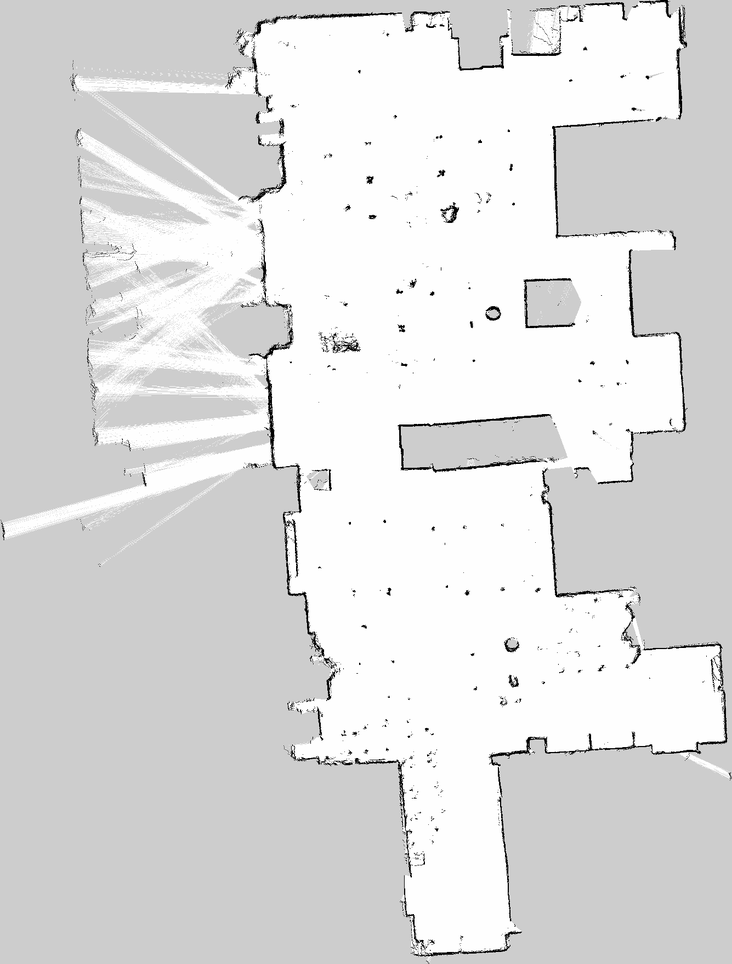
#> input picture room1.pgm, 732 x 964 px, shrunk from 1335 x 1760 before the run
$ python main.py
#> lines starting #> are read from the running program, lines starting #| are printed output that depends on the picture; after the words box and inside, x2 and y2 are one past the last pixel; in counts of white or black regions, pixels touching at a corner belong together
#> in boundary, room_img is the input picture: shape (964, 732, 3); min 0, max 255, mean 222.2
### utils.py
#### Importing Libraries ###
import cv2
import numpy as np
import matplotlib.pyplot as plt
import math


def noise_reduction(img):
    blurred = cv2.medianBlur(img, 3)  ## Removal of Salt and pepper noise
    # _, binary = cv2.threshold(blurred, 127, 255, cv2.THRESH_BINARY)  # Create binary image.
    # kernel = np.ones((2, 2), np.uint8)  # Define the structuring element
    # closed = cv2.morphologyEx(binary, cv2.MORPH_CLOSE, kernel, iterations=2) # Apply Closing
    kernel = np.ones((2, 2), np.uint8)
    eroded = cv2.morphologyEx(blurred, cv2.MORPH_ERODE, kernel, iterations=2)  # Apply erosion
    return eroded


def line_detection(img):
    high_thresh, thresh_im = cv2.threshold(cv2.cvtColor(img, cv2.COLOR_BGR2GRAY), 0, 255,
                                           cv2.THRESH_BINARY + cv2.THRESH_OTSU)
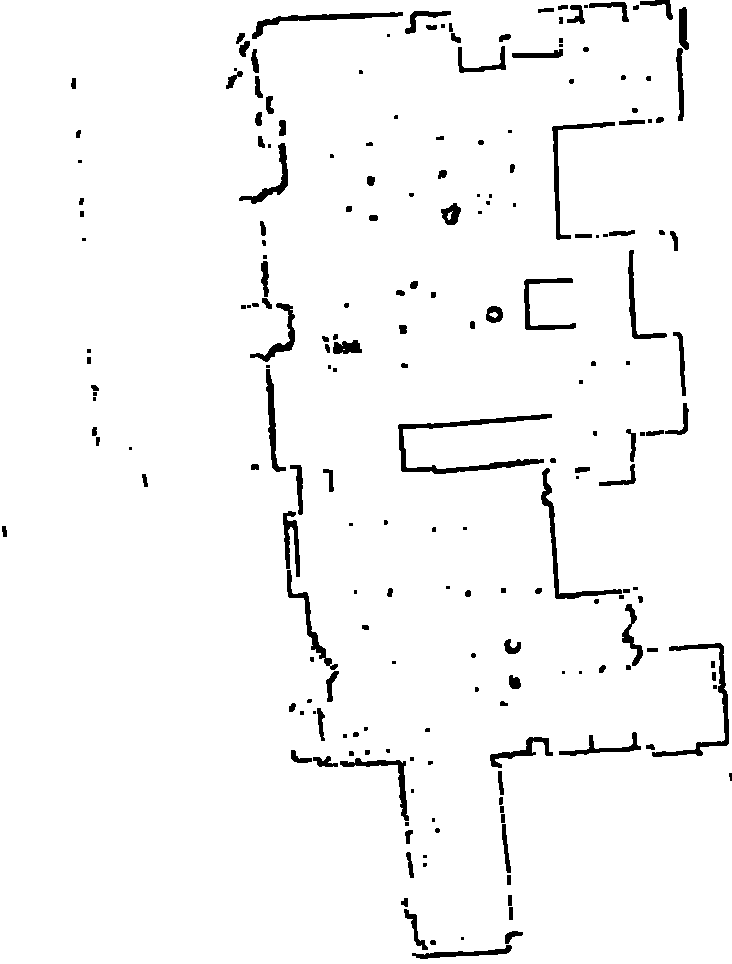
#> thresh_im: shape (964, 732); 96.6% white; 208 black regions (62 under 20 px), largest, box (x1, y1, x2, y2) and area: (398, 414, 552, 474) 1663, (652, 643, 729, 757) 1113, (541, 468, 622, 599) 987
#> high_thresh = 148
    lowThresh = 0.5 * high_thresh
#> lowThresh = 74
    ## 1. Canny Edge Detector
    edges = cv2.Canny(img, lowThresh, high_thresh)
#> edges: shape (964, 732); 2.8% white in thin lines or dots
    kernel = np.ones((2, 2), np.uint8)
    ## 2. Dilating the edges
    morph = cv2.morphologyEx(edges, cv2.MORPH_DILATE, kernel)  ## Dilate the edges
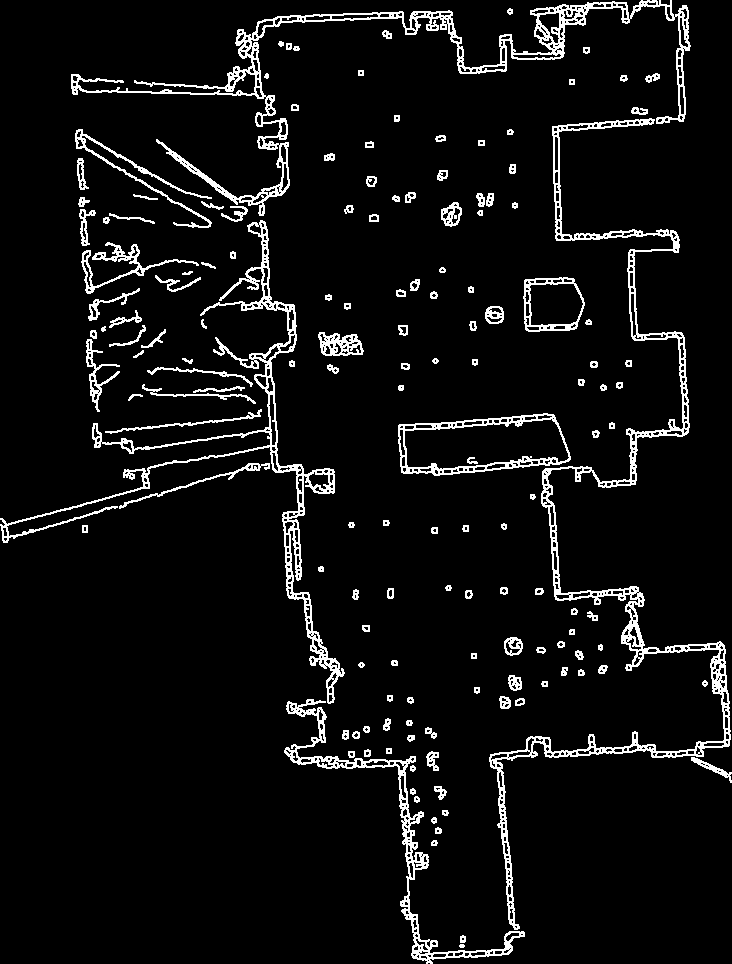
#> morph: shape (964, 732); 6.1% white in thin lines or dots
    # 3. Hough Transform with Adjusted Parameters
    gray = cv2.cvtColor(img, cv2.COLOR_BGR2GRAY)
    lines = cv2.HoughLinesP(morph, 1, np.pi / 180, 30, minLineLength=20, maxLineGap=15)  # Adjusted parameters
#> lines = 931 rows, first 6: [2, 538, 277, 459], [235, 418, 253, 470], [257, 22, 452, 15], [546, 7, 671, 2], [273, 420, 277, 442], [256, 267, 262, 308]
    # 4. Line Filtering (More Reasonable Length)
    filtered_lines = []
    if lines is not None:
        for line in lines:
            x1, y1, x2, y2 = line[0]
            length = np.sqrt((x2 - x1) ** 2 + (y2 - y1) ** 2)
            if length > 10:  # More reasonable length threshold
                filtered_lines.append(line[0])
#> this loop made 931 passes
#> (x1, y1, x2, y2, length) on passes 1 to 3: (2, 538, 277, 459, 286.1), (235, 418, 253, 470, 55.03), (257, 22, 452, 15, 195.1)
#> after the loop, filtered_lines = 931 items, first 6: [2, 538, 277, 459], [235, 418, 253, 470], [257, 22, 452, 15], [546, 7, 671, 2], [273, 420, 277, 442], [256, 267, 262, 308]

    # 5 Create Floor Plan Image
    floor_plan = np.zeros_like(gray)
    if filtered_lines:
        for line in filtered_lines:
            x1, y1, x2, y2 = line
            cv2.line(floor_plan, (x1, y1), (x2, y2), 255, 2)
#> this loop made 931 passes
#> floor_plan: shape (964, 732); 10.6% white; 12 white regions, largest, box (x1, y1, x2, y2) and area: (0, 0, 732, 964) 70647, (522, 276, 593, 333) 1508, (317, 331, 364, 375) 1165
    return floor_plan


def morph_operation_to_get_line(img):
    # Morphological Operations
    kernel = np.ones((3, 3), np.uint8)
    morph = cv2.morphologyEx(img, cv2.MORPH_DILATE, kernel)
#> morph: shape (964, 732); 13.8% white; 12 white regions, largest, box (x1, y1, x2, y2) and area: (0, 0, 732, 964) 91640, (521, 275, 594, 334) 1993, (316, 330, 365, 376) 1395
    # morph2 = cv2.morphologyEx(morph, cv2.MORPH_OPEN, kernel,iterations=2)

    return morph


# [46 lines of commented-out code are left out]

def refine_boundary(img, area_min):
    ###area_min: Minimum area for contour detection##
#> called with area_min = 10000
    contours, hierarchy = cv2.findContours(img, cv2.RETR_EXTERNAL, cv2.CHAIN_APPROX_NONE)
    refined_img = np.zeros_like(img)
    for contour in contours:
        # Check if the contour is closed (area > 0)
        if cv2.contourArea(contour) > area_min:
            # Approximate the contour with a polygon
            epsilon = 0.0005 * cv2.arcLength(contour, True)  # Adjust epsilon for accuracy
            approx = cv2.approxPolyDP(contour, epsilon, True)
            cv2.drawContours(refined_img, [approx], 0, 255, thickness=2)
#> this loop made 1 pass
#> refined_img: shape (964, 732); 2.3% white; 1 white region, box (x1, y1, x2, y2) and area: (0, 0, 732, 964) 16076

    return refined_img
    # Create a blank image to draw the refined boundaries

### main.py
import cv2
import numpy as np
from utils import noise_reduction,line_detection,morph_operation_to_get_line,refine_boundary
### Getting Boundary ##
def boundary(room_img,area_min,saved_file):
    room_img = cv2.imread(room_img)
    noise_reduced_img = noise_reduction(room_img)
    line_Detection = line_detection(noise_reduced_img)
    morphed_img = morph_operation_to_get_line(line_Detection)
    refined_boundary = refine_boundary(morphed_img,area_min)### area_min: adjuested according to different area of contour you want to include
    cv2.imwrite(saved_file,refined_boundary)
    print("Saved file")
    return refined_boundary
if __name__ == "__main__":
    room1_path = 'room1.pgm'  # Replace with your image path
    boundary(room1_path,10000,"Room1_wall.png")### area_min: adjuested according to different area of contour you want to include
    room2_path = 'room2.pgm'  # Replace with your image path
    boundary(room2_path,10000,"Room2_wall.png")
#> call 2 of boundary, with room_img = 'room2.pgm', area_min = 10000, saved_file = 'Room2_wall.png'
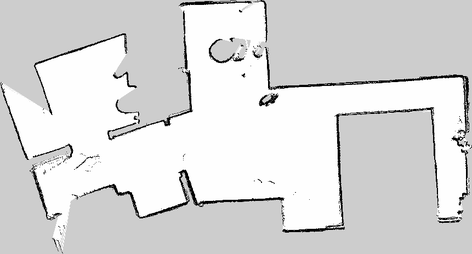
#> input picture room2.pgm, 472 x 254 px, shrunk from 861 x 464 before the run
#> in boundary, room_img is the input picture: shape (254, 472, 3); min 0, max 255, mean 218
#> in line_detection (call 2), `high_thresh, thresh_im = cv2.threshold(cv2.cvtColor(img, cv2.COLOR_BGR..`: thresh_im: shape (254, 472); 92.1% white; 49 black regions (14 under 20 px), largest, box (x1, y1, x2, y2) and area: (266, 50, 472, 149) 1680, (89, 170, 285, 221) 1465, (282, 107, 436, 235) 1404
#> in line_detection (call 2), `edges = cv2.Canny(img, lowThresh, high_thresh)`: edges: shape (254, 472); 4.6% white in thin lines or dots
#> in line_detection (call 2), `morph = cv2.morphologyEx(edges, cv2.MORPH_DILATE, kernel)`: morph: shape (254, 472); 10% white in thin lines or dots
#> the loop in line_detection (call 2), `for line in lines:` made 209 passes
#> line on passes 1 to 3: [[268, 91, 451, 81]], [[336, 115, 436, 108]], [[267, 86, 436, 77]]
#> the loop in line_detection (call 2), `for line in filtered_lines:` made 209 passes
#> after the loop in line_detection (call 2), `for line in filtered_lines:`: floor_plan: shape (254, 472); 16.7% white; 2 white regions, box (x1, y1, x2, y2) and area: (0, 0, 472, 254) 19749, (207, 36, 246, 57) 224
#> in morph_operation_to_get_line (call 2), `morph = cv2.morphologyEx(img, cv2.MORPH_DILATE, kernel)`: morph: shape (254, 472); 21.2% white; 1 white region, box (x1, y1, x2, y2) and area: (0, 0, 472, 254) 25410
#> the loop in refine_boundary (call 2), `for contour in contours:` made 1 pass
#> after the loop in refine_boundary (call 2), `for contour in contours:`: refined_img: shape (254, 472); 4.4% white; 1 white region, box (x1, y1, x2, y2) and area: (0, 0, 472, 254) 5331
    room3_path = 'room3.pgm'  # Replace with your image path
    boundary(room3_path,10000,"Room3_wall.png")
#> call 3 of boundary, with room_img = 'room3.pgm', area_min = 10000, saved_file = 'Room3_wall.png'
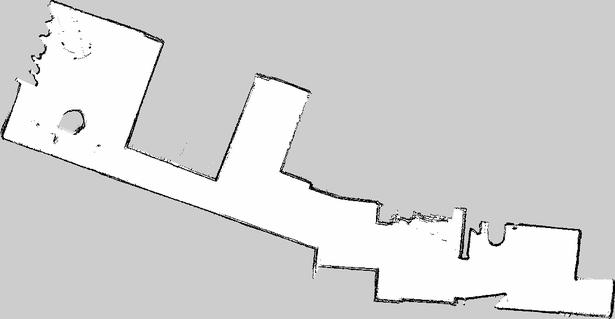
#> input picture room3.pgm, 615 x 319 px, shrunk from 1122 x 582 before the run
#> in boundary, room_img is the input picture: shape (319, 615, 3); min 0, max 255, mean 213.4
#> in line_detection (call 3), `high_thresh, thresh_im = cv2.threshold(cv2.cvtColor(img, cv2.COLOR_BGR..`:
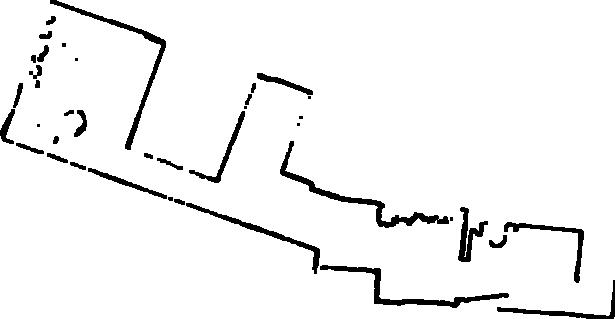
#> thresh_im: shape (319, 615); 95.3% white; 39 black regions (9 under 20 px), largest, box (x1, y1, x2, y2) and area: (280, 141, 449, 228) 1361, (320, 265, 509, 308) 1176, (50, 0, 166, 150) 1156
#> in line_detection (call 3), `edges = cv2.Canny(img, lowThresh, high_thresh)`: edges: shape (319, 615); 2.6% white in thin lines or dots
#> in line_detection (call 3), `morph = cv2.morphologyEx(edges, cv2.MORPH_DILATE, kernel)`:
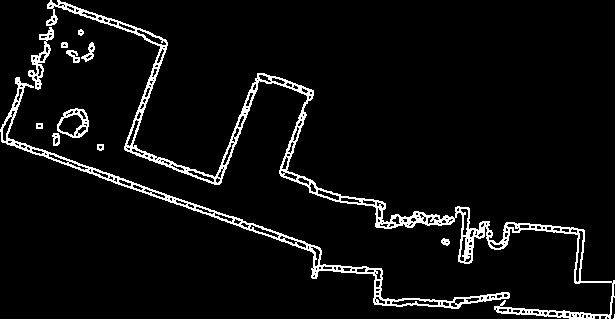
#> morph: shape (319, 615); 5.7% white in thin lines or dots
#> the loop in line_detection (call 3), `for line in lines:` made 162 passes
#> line on passes 1 to 3: [[1, 135, 250, 225]], [[1, 140, 258, 233]], [[461, 230, 508, 240]]
#> the loop in line_detection (call 3), `for line in filtered_lines:` made 162 passes
#> after the loop in line_detection (call 3), `for line in filtered_lines:`: floor_plan: shape (319, 615); 9.3% white; 3 white regions, box (x1, y1, x2, y2) and area: (0, 0, 615, 319) 16270, (372, 292, 511, 310) 1265, (310, 262, 384, 276) 679
#> in morph_operation_to_get_line (call 3), `morph = cv2.morphologyEx(img, cv2.MORPH_DILATE, kernel)`: morph: shape (319, 615); 12.2% white; 3 white regions, box (x1, y1, x2, y2) and area: (0, 0, 615, 319) 21439, (371, 291, 512, 311) 1622, (309, 261, 385, 277) 875
#> call 3 of refine_boundary, with area_min = 10000
#> the loop in refine_boundary (call 3), `for contour in contours:` made 3 passes
#> after the loop in refine_boundary (call 3), `for contour in contours:`:
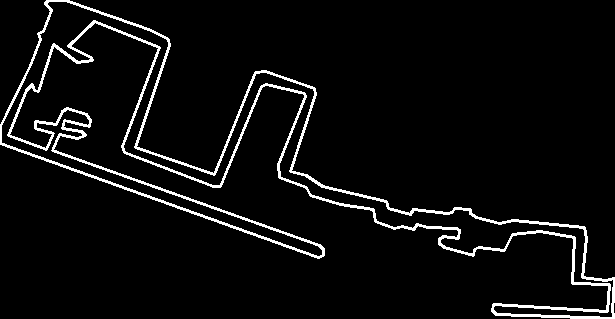
#> refined_img: shape (319, 615); 5.1% white in thin lines or dots
